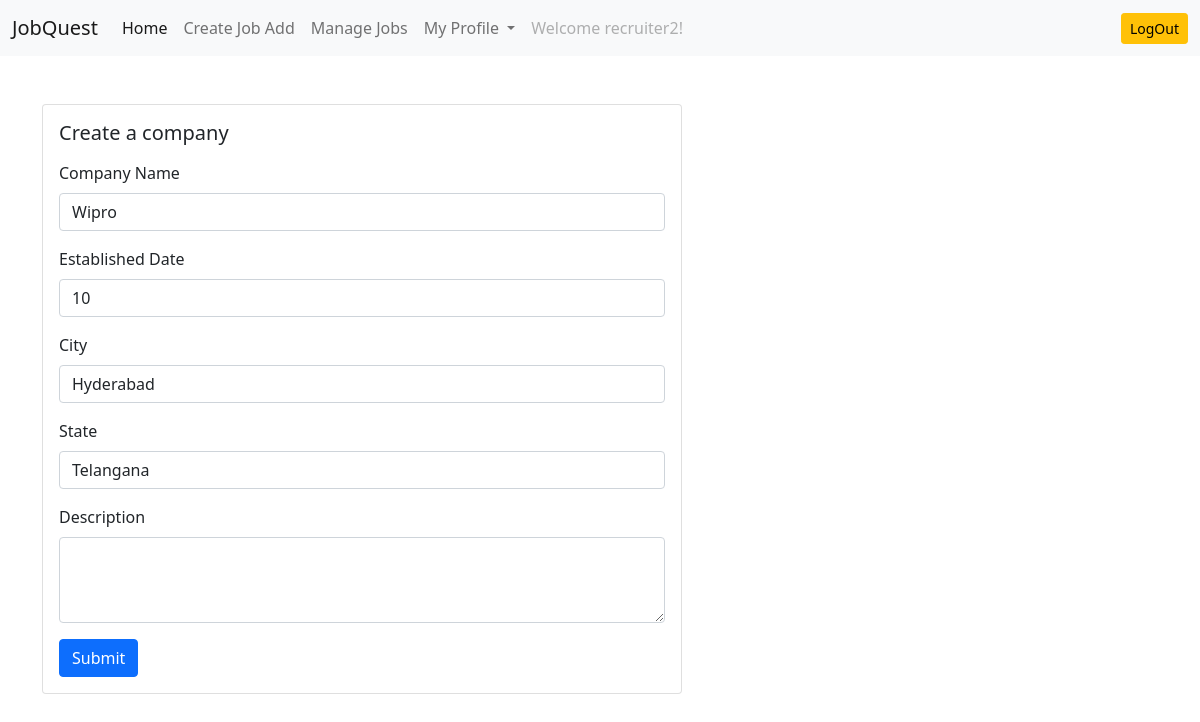
The page /company/update-company/ (signed in) on the database its author committed.
### users/models.py (models this page shows)
class User(AbstractUser):
    email = models.EmailField(unique=True)
    is_recruiter = models.BooleanField(default=False)
    is_applicant = models.BooleanField(default=False)
    has_resume = models.BooleanField(default=False)
    has_company =  models.BooleanField(default=False)

### company/models.py (models this page shows, shortened)
class Company(models.Model):
    user = models.OneToOneField(User, on_delete=models.CASCADE)
    name = models.CharField(max_length=100, null =True, blank=True)
    established_date = models.PositiveIntegerField(null =True, blank=True)
    city = models.CharField(max_length=100, null =True, blank=True)
    state = models.CharField(max_length=100, null =True, blank=True)

### company/views.py (the view)
# urls.py: path('update-company/',views.update_company, name='update-company'),
def update_company(request):
    if request.user.is_recruiter:
        company = Company.objects.get(user=request.user)
        if request.method == 'POST':
            form = UpdateCompanyForm(request.POST,instance=company)
            if form.is_valid():
                var = form.save(commit=False)
                user = User.objects.get(id=request.user.id)
                user.has_company = True
                var.save()
                user.save()
                messages.info(request, 'Your company is now active. You can create your job add')
                return redirect('dashboard')
            else:
                messages.warning(request,'Something went wrong')
        else:
            form = UpdateCompanyForm(instance=company)
            context = {'form':form}
            return render(request, 'company/update_company.html',context)
    else:
        messages.warning(request, 'Permission Denied')
        return redirect('dashboard')

### company/form.py
class UpdateCompanyForm(forms.ModelForm):
    class Meta:
        model = Company
        exclude = ('user',)

### templates/company/update_company.html (shortened to what this page needs)
{% extends 'base.html' %}
{% load widget_tweaks %}
{% block content %}
<div class="row">
    <div class="col-md-6">
        <div class="card mx-auto" style="width: 40rem;">
            <div class="card-body">
                <h5 class="card-title mb-3"> Create a company</h5>
                <form method="POST">
                    <div class="mb-3">
                        <label for="exampleInputEmaila" class="form-label">Company Name</label>
                        {% render_field form.name class="form-control" %}
                    </div>
                    <div class="mb-3">
                        <label for="exampleInputEmaila" class="form-label">Established Date</label>
                        {% render_field form.established_date class="form-control" %}
                    </div>
                    <div class="mb-3">
                        <label for="exampleInputEmaila" class="form-label">City</label>
                        {% render_field form.city class="form-control" %}
                    </div>
                    <div class="mb-3">
                        <label for="exampleInputEmaila" class="form-label">State</label>
                        {% render_field form.state class="form-control" %}
                    </div>
                    <div class="mb-3">
                        <label for="exampleInputPassword1" class="form-label">Description</label>
                        <textarea class="form-control" id="exampleFormControlTextareal" rows="3"></textarea>
                    </div>
                    <button type="submit" class="btn btn-primary"> Submit</button>
                </form>
            </div>
        </div>
    </div>
</div>
{% endblock content %}

### templates/base.html (shortened to what this page needs)
<!DOCTYPE html>
<html lang="en">
<head>
  <link href="https://cdn.jsdelivr.net/npm/bootstrap@5.0.2/dist/css/bootstrap.min.css" rel="stylesheet"
>
</head>
<body>
  <nav class="navbar navbar-expand-lg navbar-light bg-light">
    <div class="container-fluid">
      <a class="navbar-brand" href="{% url 'home' %}">JobQuest</a>
      <div class="collapse navbar-collapse" id="navbarSupportedContent">
        {% if request.user.is_authenticated %}
        {% if request.user.is_applicant %}
        <ul class="navbar-nav me-auto mb-2 mb-lg-0">
          <li class="nav-item">
            <a class="nav-link active" aria-current="page" href="{% url 'dashboard'  %}">Home</a>
          </li>
          {% if request.user.has_resume %}
          <li class="nav-item">
            <a class="nav-link" href="{% url 'job-listing'  %}">Apply to jobs</a>
          </li>
          <li class="nav-item">
            <a class="nav-link" aria-current="page" href="{% url 'applied-jobs' %}">Manage Applications</a>
          </li>
          {% else %}
          <li class="nav-item">
            <a class="nav-link" href="{% url 'update-resume' %}">Create resume</a>
          </li>
          {% endif %}
          <li class="nav-item dropdown">
            <a class="nav-link dropdown-toggle" href="#" id="navbarDropdown" role="button" data-bs-toggle="dropdown"
              aria-expanded="false">
              My profile
            </a>
            <ul class="dropdown-menu" aria-labelledby="navbarDropdown">
              <li><a class="dropdown-item" href="#">View Analytics</a></li>
              <li><a class="dropdown-item" href="{% url 'update-resume' %}">My resume</a></li>
              <li>
                <hr class="dropdown-divider">
              </li>
              <li><a class="dropdown-item" href="{%url 'my_preferences' %}">My preferences</a></li>
            </ul>
          </li>
          <li class="nav-item">
            <a class="nav-link disabled" href="#" tabindex="-1" aria-disabled="true">
              Welcome {{ request.user.email|cut:'@'|slice:':-9' }}!
          </a>
          </li>
        </ul>
        <a href="{% url 'logout' %}" class="btn btn-warning btn-sm ">LogOut</a>
        {% elif request.user.is_recruiter %}
        <ul class="navbar-nav me-auto mb-2 mb-lg-0">
          <li class="nav-item">
            <a class="nav-link active" aria-current="page" href="{% url 'dashboard'  %}">Home</a>
          </li>
          {% if request.user.has_company %}
          <li class="nav-item">
            <a class="nav-link" href="{% url 'create-job' %}">Create Job Add</a>
          </li>
          <li class="nav-item">
            <a class="nav-link" href="{% url 'manage-jobs' %}">Manage Jobs</a>
          </li>
          {% else %}
          <li class="nav-item">
            <a class="nav-link" href="{% url 'update-company' %}">Create Company</a>
          </li>
          {% endif %}
          <li class="nav-item dropdown">
            <a class="nav-link dropdown-toggle" href="#" id="navbarDropdown" role="button" data-bs-toggle="dropdown"
              aria-expanded="false">
              My Profile
            </a>
          </li>
          <li class="nav-item">
            <a class="nav-link disabled" href="#" tabindex="-1" aria-disabled="true"> Welcome {{ request.user.email|cut:'@'|slice:':-9' }}!</a>
          </li>
        </ul>
        <a href="{% url 'logout' %}" class="btn btn-warning btn-sm ">LogOut</a>
        {% endif %}
        {% endif %}
      </div>
    </div>
  </nav>
  <div class="container mt-5">
    {% block content %}
    {% endblock content %}
  </div>
</body>
</html>

### rows shown on the page
User: user.email "recruiter2"
Company: name "Wipro", established_date "10", city "Hyderabad", state "Telangana"
